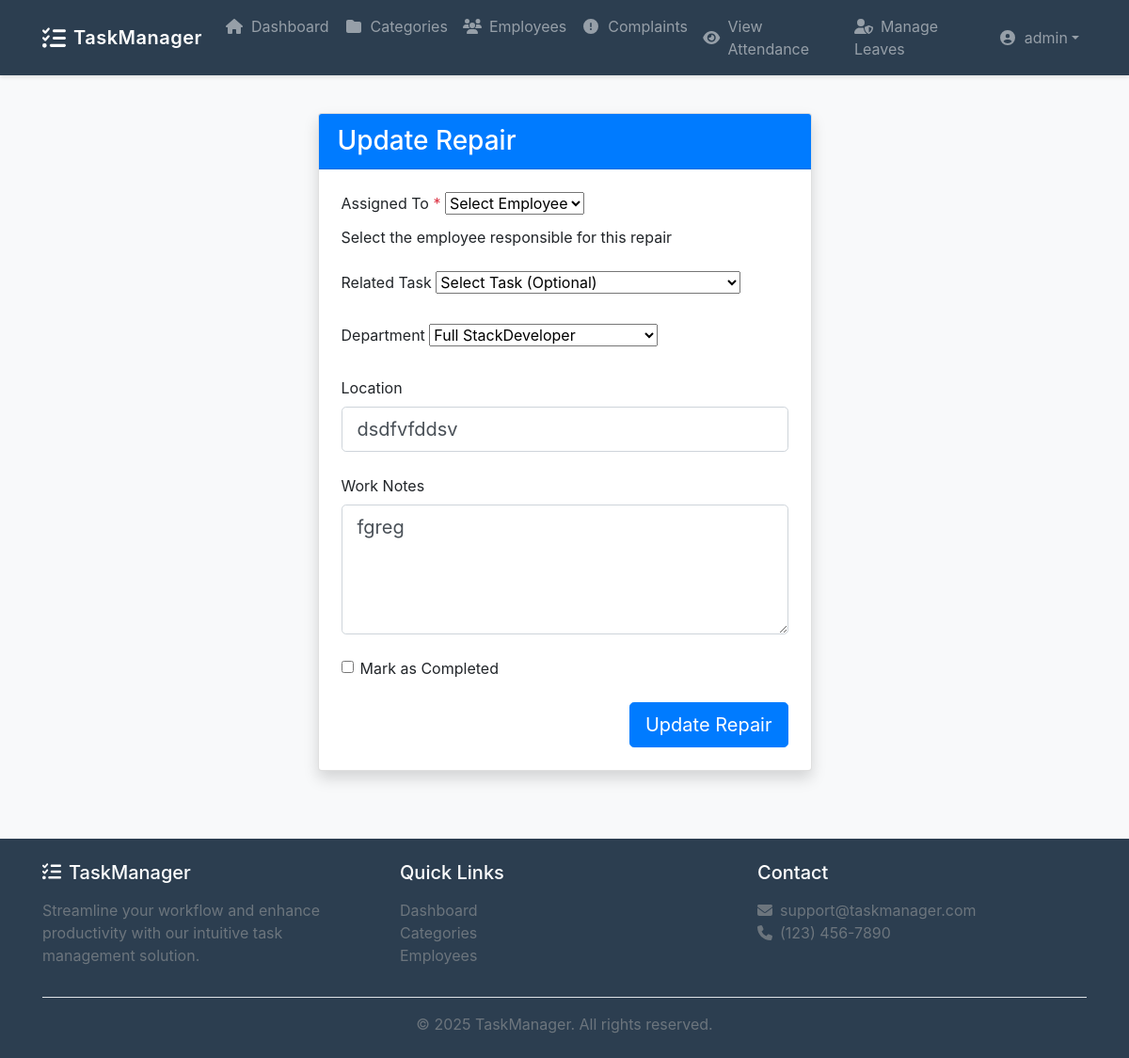
Screenshot of /repairs/edit/9/ (signed in) with the database file from the repository.
### people_management/models.py (models this page shows, shortened)
class Repair(models.Model):
    complain = models.OneToOneField('Complains', on_delete=models.CASCADE, related_name='repair')
    assigned_to = models.ForeignKey(Employee, on_delete=models.SET_NULL, null=True, blank=True)
    task = models.ForeignKey(Task, on_delete=models.SET_NULL, null=True, blank=True)
    department = models.ForeignKey(Department, on_delete=models.SET_NULL, null=True, blank=True)
    notes = models.TextField(blank=True)
    location = models.CharField(max_length=255, help_text="Enter the location of the issue",null=True, blank=True)
    is_completed = models.BooleanField(default=False)
    completed_at = models.DateTimeField(null=True, blank=True)

class Department(models.Model):
    name = models.CharField(max_length=100, unique=True)

### people_management/views.py (the view, shortened to what this page needs)
# urls.py: path('repairs/edit/<int:repair_id>/', views.repair_update, name='repair_update'),
@login_required
def repair_update(request, repair_id):
    repair = get_object_or_404(Repair, id=repair_id)
    employees = Employee.objects.all()
    tasks = Task.objects.all()
    departments = Department.objects.all()
    context = {
        'repair': repair,
        'employees': employees,
        'tasks': tasks,
        'departments': departments,
    }
    return render(request, 'people_management/repair_update.html', context)

### people_management/templates/people_management/repair_update.html (shortened to what this page needs)
{% extends "task_management_system_app/base.html" %}
{% block content %}
<div class="container py-5">
    <div class="row justify-content-center">
        <div class="col-md-10 col-lg-8 col-xl-6">
            <div class="card shadow">
                <div class="card-header bg-primary text-white">
                    <h3 class="card-title mb-0">
                        Update Repair
                    </h3>
                </div>
                <div class="card-body p-4">
                    <form method="post" novalidate>
                        {% if user.is_superuser %}
                            <div class="mb-4">
                                <label for="assigned_to" class="form-label fw-bold">
                                    Assigned To <span class="text-danger">*</span>
                                </label>
                                <select class="form-select form-select-lg" name="assigned_to" id="assigned_to" required>
                                    <option value="">Select Employee</option>
                                </select>
                                <div class="form-text">Select the employee responsible for this repair</div>
                            </div>
                            <div class="mb-4">
                                <label for="task" class="form-label fw-bold">Related Task</label>
                                <select class="form-select form-select-lg" name="task" id="task">
                                    <option value="">Select Task (Optional)</option>
                                </select>
                            </div>
                            <div class="mb-4">
                                <label for="department" class="form-label fw-bold">Department</label>
                                <select class="form-select form-select-lg" name="department" id="department">
                                    {% for dept in departments %}
                                    <option value="{{ dept.id }}" {% if repair.department == dept %}selected{% endif %}>
                                        {{ dept.name }}
                                    </option>
                                    {% endfor %}
                                </select>
                            </div>
                            <div class="mb-4">
                                <label for="location" class="form-label fw-bold">Location</label>
                                <input type="text" class="form-control form-control-lg"
                                    name="location" id="location"
                                    value="{{ repair.location }}"
                                    placeholder="Enter repair location">
                            </div>
                            <div class="mb-4">
                                <label for="notes" class="form-label fw-bold">Work Notes</label>
                                <textarea class="form-control form-control-lg"
                                        name="notes" id="notes"
                                        rows="4"
                                        placeholder="Add detailed repair notes...">{{ repair.notes }}</textarea>
                            </div>
                              <div class="mb-4">
                                <div class="form-check form-switch">
                                    <input class="form-check-input" type="checkbox"
                                        name="is_completed" id="is_completed"
                                        role="switch" {% if repair.is_completed %}checked{% endif %}>
                                    <label class="form-check-label fw-bold" for="is_completed">
                                        Mark as Completed
                                    </label>
                                </div>
                            </div>
                        {% endif %}
                            <div class="d-grid gap-3 d-md-flex justify-content-md-end mt-4">
                                <button type="submit" class="btn btn-lg btn-primary">
                                    Update Repair
                                </button>
                            </div>
                    </form>
                </div>
            </div>
        </div>
    </div>
</div>
{% endblock %}

### task_management_system_app/templates/task_management_system_app/base.html (shortened to what this page needs)
<!DOCTYPE html>
<html lang="en">
  <head>
    <link
      rel="stylesheet"
      href="https://maxcdn.bootstrapcdn.com/bootstrap/4.5.2/css/bootstrap.min.css"
    />
    <link
      rel="stylesheet"
      href="https://cdnjs.cloudflare.com/ajax/libs/font-awesome/5.15.3/css/all.min.css"
    />
    <link
      rel="stylesheet"
      href="https://cdnjs.cloudflare.com/ajax/libs/font-awesome/6.4.0/css/all.min.css"
    />
  </head>
  <body>
    <nav class="navbar navbar-expand-lg navbar-dark fixed-top">
      <div class="container">
        {% if user.is_superuser %}
        <a
          class="navbar-brand d-flex align-items-center"
          href="{% url 'dashboard' %}"
        >
          <i class="fas fa-tasks fa-lg mr-2"></i>
          <span class="d-none d-sm-inline">TaskManager</span>
        </a>
        {% endif %}
        <div class="collapse navbar-collapse" id="navbarNav">
          <ul class="navbar-nav mr-auto">
            {% if user.is_superuser %}
            <li class="nav-item">
              <a
                class="nav-link d-flex align-items-center"
                href="{% url 'dashboard' %}"
              >
                <i class="fas fa-home fa-fw mr-2"></i>
                <span>Dashboard</span>
              </a>
            </li>
            {% endif %} {% if user.is_superuser %}
            <li class="nav-item">
              <a
                class="nav-link d-flex align-items-center"
                href="{% url 'category_list' %}"
              >
                <i class="fas fa-folder fa-fw mr-2"></i>
                <span>Categories</span>
              </a>
            </li>
            {% endif %} {% if user.is_superuser %}
            <li class="nav-item">
              <a
                class="nav-link d-flex align-items-center"
                href="{% url 'employee_list' %}"
              >
                <i class="fas fa-users fa-fw mr-2"></i>
                <span>Employees</span>
              </a>
            </li>
            {% endif %}
            {% if user.is_superuser %}
            <li class="nav-item">
              <a
                class="nav-link d-flex align-items-center"
                href="{% url 'complain_list' %}"
              >
                <i class="fas fa-exclamation-circle fa-fw mr-2"></i>
                <span>Complaints</span>
              </a>
            </li>
            {% endif %}
            {% if user.is_superuser %}
            <li class="nav-item">
              <a
                class="nav-link d-flex align-items-center"
                href="{% url 'attendance_list' %}"
              >
                <i class="fas fa-eye fa-fw mr-2"></i>
                <span>View Attendance</span>
              </a>
            </li>
            {% endif %}
            {% if user.is_superuser %}
            <li class="nav-item">
              <a class="nav-link" href="{% url 'leave_review_list' %}">
                <i class="fas fa-user-shield mr-2"></i>Manage Leaves
              </a>
            </li>
            {% endif %}
          </ul>
          <ul class="navbar-nav ml-auto">
            {% if user.is_authenticated %}
            <li class="nav-item dropdown">
              <a
                class="nav-link dropdown-toggle d-flex align-items-center"
                href="#"
                id="userMenu"
                data-toggle="dropdown"
              >
                <i class="fas fa-user-circle fa-fw mr-2"></i>
                <span>{{ user.username }}</span>
              </a>
            </li>
            {% endif %}
          </ul>
        </div>
      </div>
    </nav>
    <main class="flex-grow-1 mt-5 pt-4">
      <div class="container">
         {% block content %}{% endblock %}
      </div>
    </main>
    <footer class="footer py-4 mt-4">
      <div class="container">
        <div class="row">
          <div class="col-md-4 mb-4 mb-md-0">
            <h5 class="text-white mb-3">
              <i class="fas fa-tasks mr-2"></i>TaskManager
            </h5>
            <p class="text-muted">
              Streamline your workflow and enhance productivity with our
              intuitive task management solution.
            </p>
          </div>
          <div class="col-md-4 mb-4 mb-md-0">
            <h5 class="text-white mb-3">Quick Links</h5>
            <ul class="list-unstyled">
              <li>
                <a class="text-muted" href="{% url 'dashboard' %}">Dashboard</a>
              </li>
              <li>
                <a class="text-muted" href="{% url 'category_list' %}"
                  >Categories</a
                >
              </li>
              <li>
                <a class="text-muted" href="{% url 'employee_list' %}"
                  >Employees</a
                >
              </li>
            </ul>
          </div>
          <div class="col-md-4">
            <h5 class="text-white mb-3">Contact</h5>
            <ul class="list-unstyled">
              <li class="text-muted">
                <i class="fas fa-envelope mr-2"></i>support@taskmanager.com
              </li>
              <li class="text-muted">
                <i class="fas fa-phone mr-2"></i>(123) 456-7890
              </li>
            </ul>
          </div>
        </div>
        <div class="border-top pt-3 mt-3 text-center">
          <p class="text-muted mb-0">
            &copy; {% now "Y" %} TaskManager. All rights reserved.
          </p>
        </div>
      </div>
    </footer>
  </body>
</html>

### task_management_system_app/templates/task_management_system_app/base.html (style rules this page uses)
:root { --primary-color: #3498db; --secondary-color: #2c3e50; --accent-color: #e74c3c; }
body { min-height: 100vh; display: flex; flex-direction: column; background-color: #f8f9fa; }
.navbar { background-color: var(--secondary-color) !important; box-shadow: 0 2px 4px rgba(0, 0, 0, 0.1); }
.navbar-brand { font-weight: 600; letter-spacing: 0.5px; }
.nav-link { transition: all 0.3s ease; position: relative; }
.footer { background-color: var(--secondary-color); margin-top: auto; }

### rows the page displays
Repair: department "Full StackDeveloper", location "dsdfvfddsv", notes "fgreg"

### other values shown
{{ user.username }} "admin"
